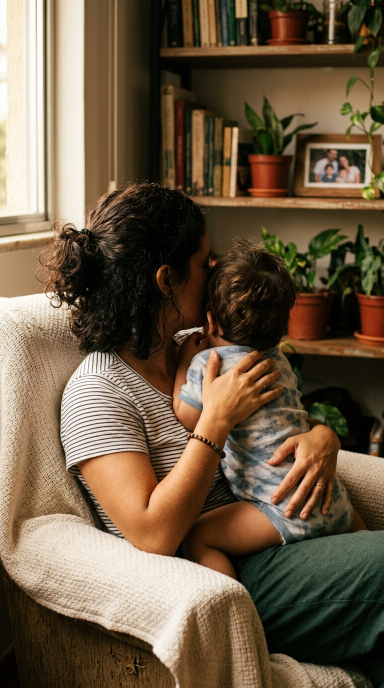
#> input picture OneDrive/Documentos/Materiais-Sonia/reels/reel-01-um-ano-sem-palavras/raw-photos/04-sinais-alerta.jpg, 768 x 1376 px, given in place of reel02_gancho_1790296609245.jpg, which was not available (shown at 1/2 size)
$ python gerar_telas_reel_02_dois_anos.py
#> lines starting #> are read from the running program, lines starting #| are printed output that depends on the picture; pictures that were not available may be replaced by others from this repository, and a replacement may not be noted
"""
Script para processamento, composição gráfica e renderização das 5 telas do Reel 02:
"Meu filho tem 2 anos e fala poucas palavras. É normal?"
Fonoaudióloga Sônia Torres · CRFa 1-17701

Gera:
1. Fotografias originais salvas em raw-photos/
2. Versões limpas (sem texto) em 1080 x 1920 px em fotografias-sem-texto/
3. Versões finais com tipografia profissional na Safe Zone do Instagram Reel em telas-finais/
4. Prancha de visão geral comparativa com as 5 telas lado a lado
"""

import os
import shutil
from PIL import Image, ImageDraw, ImageFont

BASE_DIR = r"c:\Users\Gamer\OneDrive\Documentos\Materiais-Sonia"
REEL_DIR = os.path.join(BASE_DIR, "reels", "reel-02-dois-anos-poucas-palavras")
RAW_DIR = os.path.join(REEL_DIR, "raw-photos")
CLEAN_DIR = os.path.join(REEL_DIR, "fotografias-sem-texto")
FINAL_DIR = os.path.join(REEL_DIR, "telas-finais")

os.makedirs(RAW_DIR, exist_ok=True)
os.makedirs(CLEAN_DIR, exist_ok=True)
os.makedirs(FINAL_DIR, exist_ok=True)

# Imagens de origem geradas pela IA (com consistência de branding no fechamento)
IMAGE_SOURCES = [
    r"C:\Users\Gamer\.gemini\antigravity-ide\brain\f91edc96-c2ea-45c2-bb3d-bd9246ffca0e\reel02_gancho_1790296609245.jpg",
    r"C:\Users\Gamer\.gemini\antigravity-ide\brain\f91edc96-c2ea-45c2-bb3d-bd9246ffca0e\reel02_validacao_1790296647420.jpg",
    r"C:\Users\Gamer\.gemini\antigravity-ide\brain\f91edc96-c2ea-45c2-bb3d-bd9246ffca0e\reel02_esperar_1790296689688.jpg",
    r"C:\Users\Gamer\.gemini\antigravity-ide\brain\f91edc96-c2ea-45c2-bb3d-bd9246ffca0e\reel02_avaliar_1790296745675.jpg",
    r"C:\Users\Gamer\.gemini\antigravity-ide\brain\f91edc96-c2ea-45c2-bb3d-bd9246ffca0e\reel01_fechamento_1790291017967.jpg",
]

TARGET_WIDTH = 1080
TARGET_HEIGHT = 1920

# Carregar fontes do sistema
FONT_BOLD_PATH = r"C:\Windows\Fonts\segoeuib.ttf"
FONT_SEMIBOLD_PATH = r"C:\Windows\Fonts\segoeuisl.ttf"
FONT_REGULAR_PATH = r"C:\Windows\Fonts\segoeui.ttf"

if not os.path.exists(FONT_BOLD_PATH):
    FONT_BOLD_PATH = r"C:\Windows\Fonts\arialbd.ttf"
    FONT_REGULAR_PATH = r"C:\Windows\Fonts\arial.ttf"

def get_font(path, size):
    try:
        return ImageFont.truetype(path, size)
    except:
        return ImageFont.load_default()

def resize_and_crop(img, target_w, target_h):
    """Redimensiona e corta imagem centralizada para preencher exatamente o target 9:16."""
    w, h = img.size
    aspect = w / h
    target_aspect = target_w / target_h

    if aspect > target_aspect:
        new_w = int(h * target_aspect)
        left = (w - new_w) // 2
        img_cropped = img.crop((left, 0, left + new_w, h))
    else:
        new_h = int(w / target_aspect)
        top = (h - new_h) // 2
        img_cropped = img.crop((0, top, w, top + new_h))

    return img_cropped.resize((target_w, target_h), Image.Resampling.LANCZOS)

def draw_pill_badge(draw, text, y, font, bg_color=(240, 235, 224), text_color=(25, 48, 36), border_color=(90, 130, 102)):
    """Desenha badge em formato de pílula centralizada com borda sutil."""
    bbox = draw.textbbox((0, 0), text, font=font)
    tw = bbox[2] - bbox[0]
    th = bbox[3] - bbox[1]

    pad_x = 34
    pad_y = 16

    bw = tw + pad_x * 2
    bh = th + pad_y * 2
    bx = (TARGET_WIDTH - bw) // 2

    draw.rounded_rectangle([bx, y, bx + bw, y + bh], radius=bh//2, fill=bg_color, outline=border_color, width=2)
    tx = bx + pad_x
    ty = y + pad_y - 2
    draw.text((tx, ty), text, font=font, fill=text_color)
    return y + bh

def draw_card(overlay_draw, rect, fill_rgba, outline_rgba, radius=28, border_width=2):
    """Desenha um card translúcido no overlay."""
    overlay_draw.rounded_rectangle(rect, radius=radius, fill=fill_rgba, outline=outline_rgba, width=border_width)

def render_screens():
    screens_data = [
        {
            "id": 1,
            "raw_filename": "01-gancho.jpg",
            "clean_filename": "01-gancho-sem-texto.png",
            "final_filename": "01-gancho.png",
            "src_idx": 0,
            "badge": "DESENVOLVIMENTO DA FALA · 2 ANOS",
            "card_top": 280,
            "card_height": 530,
            "title_lines": [
                "Meu filho tem 2 anos",
                "e fala poucas palavras."
            ],
            "highlight": "Isso é normal?",
            "sub_lines": [
                "Entenda o que é esperado aos 24 meses e quando",
                "a observação da família deve virar avaliação."
            ],
            "tag": "Sônia Torres · Fonoaudióloga · CRFa 1-17701"
        },
        {
            "id": 2,
            "raw_filename": "02-validacao.jpg",
            "clean_filename": "02-validacao-sem-texto.png",
            "final_filename": "02-validacao.png",
            "src_idx": 1,
            "badge": "DÚVIDA FREQUENTE NO CONSULTÓRIO",
            "card_top": 280,
            "card_height": 550,
            "title_lines": [
                "É uma das perguntas",
                "que mais recebo de pais."
            ],
            "highlight": "E comparar gera muita angústia.",
            "sub_lines": [
                "Cada criança tem seu ritmo, mas aos 2 anos",
                "existem marcos consolidados que mostram",
                "se a comunicação está se expandindo."
            ],
            "tag": "@torresdafono"
        },
        {
            "id": 3,
            "raw_filename": "03-o-que-esperar.jpg",
            "clean_filename": "03-o-que-esperar-sem-texto.png",
            "final_filename": "03-o-que-esperar.png",
            "src_idx": 2,
            "badge": "O QUE OBSERVAR AOS 24 MESES",
            "card_top": 260,
            "card_height": 640,
            "title_lines": [
                "Por volta dos 2 anos,",
                "o esperado para a maioria:"
            ],
            "highlight": None,
            "checklist": [
                "Junta 2 palavras com sentido ('dá água', 'olha o carro')",
                "Vocabulário ativo com cerca de 50 palavras ou mais",
                "Aponta para partes do corpo e itens conhecidos",
                "Compreende ordens de duas etapas ('pega e me dá')",
                "Refere-se a si mesma pelo nome e usa gestos na troca"
            ],
            "tag": "Fonte: Sociedade Brasileira de Pediatria (SBP) / CDC"
        },
        {
            "id": 4,
            "raw_filename": "04-quando-avaliar.jpg",
            "clean_filename": "04-quando-avaliar-sem-texto.png",
            "final_filename": "04-quando-avaliar.png",
            "src_idx": 3,
            "badge": "SINAIS PARA CONVERSAR COM A FONO",
            "card_top": 260,
            "card_height": 650,
            "title_lines": [
                "Sinais de alerta",
                "por volta dos 2 anos:"
            ],
            "highlight": None,
            "checklist": [
                "Fala menos de 50 palavras no dia a dia",
                "Não combina duas palavras para expressar desejos",
                "Não imita palavras, sons ou gestos dos pais",
                "Prefere puxar pela mão em vez de usar fala ou gestos",
                "Tem dificuldade para entender comandos simples da rotina"
            ],
            "footnote": "Buscar avaliação cedo não é rotular: é estimular com precisão.",
            "tag": "Fonte: Caderneta da Criança (Ministério da Saúde)"
        },
        {
            "id": 5,
            "raw_filename": "05-fechamento.jpg",
            "clean_filename": "05-fechamento-sem-texto.png",
            "final_filename": "05-fechamento.png",
            "src_idx": 4,
            "badge": "ORIENTAÇÃO E CUIDADO",
            "card_top": 280,
            "card_height": 580,
            "title_lines": [
                "A fala se constrói na troca,",
                "sem pressão ou cobrança."
            ],
            "highlight": "Acolhimento no momento certo.",
            "sub_lines": [
                "Salve esse vídeo para acompanhar as fases do seu filho",
                "ou compartilhe com uma família que precisa saber disso."
            ],
            "signature": {
                "name": "Sônia Torres",
                "title": "Fonoaudióloga · CRFa 1-17701",
                "insta": "@torresdafono",
                "ref": "SBP / Caderneta da Criança (Ministério da Saúde)"
            }
        }
    ]

    rendered_images = []

    for item in screens_data:
        src_path = IMAGE_SOURCES[item["src_idx"]]
        raw_dest = os.path.join(RAW_DIR, item["raw_filename"])
        clean_dest = os.path.join(CLEAN_DIR, item["clean_filename"])
        final_dest = os.path.join(FINAL_DIR, item["final_filename"])

        # 1. Copiar imagem pura para raw-photos
        shutil.copyfile(src_path, raw_dest)

        # 2. Carregar e redimensionar 1080x1920
        with Image.open(src_path) as orig:
#> orig is the input picture: PIL image 768x1376 RGB; mean R, G, B 109.5, 91.2, 68.9
            img_resized = resize_and_crop(orig, TARGET_WIDTH, TARGET_HEIGHT)
#> in resize_and_crop, `img_cropped = img.crop((0, top, w, top + new_h))`:
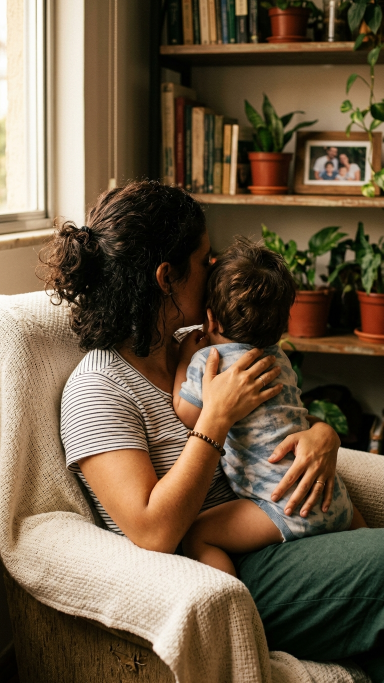
#> img_cropped: PIL image 768x1365 RGB (shown at 1/2 size); mean R, G, B 109.7, 91.3, 69

        # Salvar versão limpa sem texto
        img_resized.save(clean_dest, "PNG", quality=95)

        # 3. Composição visual da tela final
        base = img_resized.convert("RGBA")
        overlay = Image.new("RGBA", (TARGET_WIDTH, TARGET_HEIGHT), (0, 0, 0, 0))
#> overlay: PIL image 1080x1920 RGBA; every value is 0
        ol_draw = ImageDraw.Draw(overlay)

        # Leve escurecimento superior e inferior para enquadramento cinematográfico seguro
        for y in range(400):
            ratio = 1.0 - (y / 400.0)
            a = int(140 * (ratio ** 1.4))
            ol_draw.line([(0, y), (TARGET_WIDTH, y)], fill=(15, 25, 20, a))

        for y in range(TARGET_HEIGHT - 350, TARGET_HEIGHT):
            ratio = (y - (TARGET_HEIGHT - 350)) / 350.0
            a = int(170 * (ratio ** 1.3))
            ol_draw.line([(0, y), (TARGET_WIDTH, y)], fill=(15, 25, 20, a))

        # Desenhar Card Principal de Leitura com Alto Contraste
        cx1 = 80
        cx2 = TARGET_WIDTH - 80
        cy1 = item["card_top"]
        cy2 = cy1 + item["card_height"]

        # Fundo do card em Verde Petróleo Profundo (#13241B) translúcido com acabamento editorial
        card_fill = (19, 36, 27, 228)
        card_border = (84, 122, 95, 180)
        draw_card(ol_draw, [cx1, cy1, cx2, cy2], card_fill, card_border, radius=28, border_width=2)

        # Combinar base e overlay translúcido antes de escrever textos nítidos
        composite = Image.alpha_composite(base, overlay)
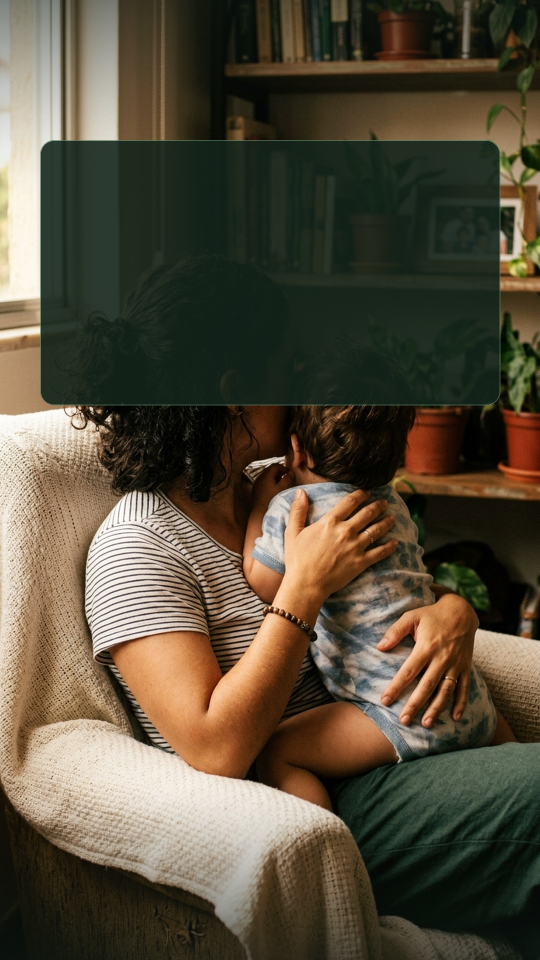
#> composite: PIL image 1080x1920 RGBA (shown at 1/2 size); mean R, G, B, A 86.8, 77.8, 60, 255
        draw = ImageDraw.Draw(composite)

        # Badge Superior
        font_badge = get_font(FONT_BOLD_PATH, 24)
        draw_pill_badge(draw, item["badge"], cy1 + 32, font_badge,
                        bg_color=(240, 235, 224), text_color=(25, 48, 36), border_color=(90, 130, 102))

        # Título Principal
        font_title = get_font(FONT_BOLD_PATH, 46)
        ty = cy1 + 104
        for line in item["title_lines"]:
            bbox = draw.textbbox((0, 0), line, font=font_title)
            lw = bbox[2] - bbox[0]
            lx = (TARGET_WIDTH - lw) // 2
            # Sombra suave de segurança
            draw.text((lx + 1, ty + 2), line, font=font_title, fill=(5, 10, 8, 200))
            draw.text((lx, ty), line, font=font_title, fill=(255, 255, 255))
            ty += 56
#> this loop made 2 passes
#> (bbox, lw, lx) on passes 1 to 2: ((0, 8, 485, 43), 485, 297), ((0, 8, 533, 53), 533, 273)
#> after the loop, ty = 496

        # Destaque em Terracota / Salmão suave
        if item.get("highlight"):
            ty += 8
#> ty = 504
            font_hl = get_font(FONT_BOLD_PATH, 34)
            hl = item["highlight"]
            bbox = draw.textbbox((0, 0), hl, font=font_hl)
#> bbox = (0, 5, 246, 32)
            lw = bbox[2] - bbox[0]
#> lw = 246
            lx = (TARGET_WIDTH - lw) // 2
#> lx = 417
            draw.text((lx + 1, ty + 2), hl, font=font_hl, fill=(10, 15, 12, 200))
            draw.text((lx, ty), hl, font=font_hl, fill=(245, 168, 130))
            ty += 46
#> ty = 550

        # Linhas de Subtítulo / Contexto
        if item.get("sub_lines"):
            ty += 12
#> ty = 562
            font_sub = get_font(FONT_REGULAR_PATH, 28)
            for sline in item["sub_lines"]:
                bbox = draw.textbbox((0, 0), sline, font=font_sub)
                lw = bbox[2] - bbox[0]
                lx = (TARGET_WIDTH - lw) // 2
                draw.text((lx, ty), sline, font=font_sub, fill=(225, 232, 226))
                ty += 38
#> this loop made 2 passes
#> (bbox, lw, lx, ty) on passes 1 to 2: ((0, 4, 712, 32), 712, 184, 600), ((0, 4, 637, 31), 637, 221, 638)
#> after the loop, ty = 638

        # Checklist com marcadores
        if item.get("checklist"):
            ty += 14
            font_chk = get_font(FONT_SEMIBOLD_PATH, 27)
            dot_color = (235, 164, 125)  # Terracota acolhedor
            for point in item["checklist"]:
                px = cx1 + 45
                # Marcador em círculo
                draw.ellipse([px, ty + 10, px + 12, ty + 22], fill=dot_color)
                # Texto do marcador
                draw.text((px + 28, ty + 2), point, font=font_chk, fill=(240, 244, 240))
                ty += 44

        # Nota de rodapé dentro do card (Slide 4)
        if item.get("footnote"):
            ty += 14
            font_fn = get_font(FONT_BOLD_PATH, 25)
            fn_text = item["footnote"]
            bbox = draw.textbbox((0, 0), fn_text, font=font_fn)
            lw = bbox[2] - bbox[0]
            lx = (TARGET_WIDTH - lw) // 2
            draw.text((lx, ty), fn_text, font=font_fn, fill=(245, 200, 150))

        # Assinatura institucional (Slide 5)
        if item.get("signature"):
            ty += 20
            sig = item["signature"]
            font_sig_name = get_font(FONT_BOLD_PATH, 32)
            font_sig_role = get_font(FONT_SEMIBOLD_PATH, 26)
            font_sig_ref = get_font(FONT_REGULAR_PATH, 22)

            # Linha divisória fina
            div_y = ty
            draw.line([(cx1 + 80, div_y), (cx2 - 80, div_y)], fill=(80, 115, 92, 160), width=1)
            ty += 24

            # Nome e CRFa
            bbox_name = draw.textbbox((0, 0), sig["name"], font=font_sig_name)
            draw.text(((TARGET_WIDTH - (bbox_name[2] - bbox_name[0])) // 2, ty), sig["name"], font=font_sig_name, fill=(255, 255, 255))
            ty += 42

            role_text = f"{sig['title']} · {sig['insta']}"
            bbox_role = draw.textbbox((0, 0), role_text, font=font_sig_role)
            draw.text(((TARGET_WIDTH - (bbox_role[2] - bbox_role[0])) // 2, ty), role_text, font=font_sig_role, fill=(225, 235, 228))
            ty += 38

            ref_text = f"Fonte: {sig['ref']}"
            bbox_ref = draw.textbbox((0, 0), ref_text, font=font_sig_ref)
            draw.text(((TARGET_WIDTH - (bbox_ref[2] - bbox_ref[0])) // 2, ty), ref_text, font=font_sig_ref, fill=(185, 200, 190))

        # Tag de identificação no rodapé do card (Slide 1 a 4)
        elif item.get("tag"):
            font_tag = get_font(FONT_REGULAR_PATH, 22)
            tag_text = item["tag"]
            bbox = draw.textbbox((0, 0), tag_text, font=font_tag)
#> bbox = (0, 3, 490, 26)
            lx = (TARGET_WIDTH - (bbox[2] - bbox[0])) // 2
#> lx = 295
            draw.text((lx, cy2 - 40), tag_text, font=font_tag, fill=(180, 205, 190))

        # Indicador de tela (Ex: 1/5, 2/5...) no rodapé protegido
        screen_idx_text = f"{item['id']} / 5"
        font_idx = get_font(FONT_BOLD_PATH, 24)
        bbox_idx = draw.textbbox((0, 0), screen_idx_text, font=font_idx)
#> bbox_idx = (0, 5, 54, 25)
        draw.text(((TARGET_WIDTH - (bbox_idx[2] - bbox_idx[0])) // 2, TARGET_HEIGHT - 180),
                  screen_idx_text, font=font_idx, fill=(240, 245, 240, 210))

        # Salvar tela final
        final_img = composite.convert("RGB")
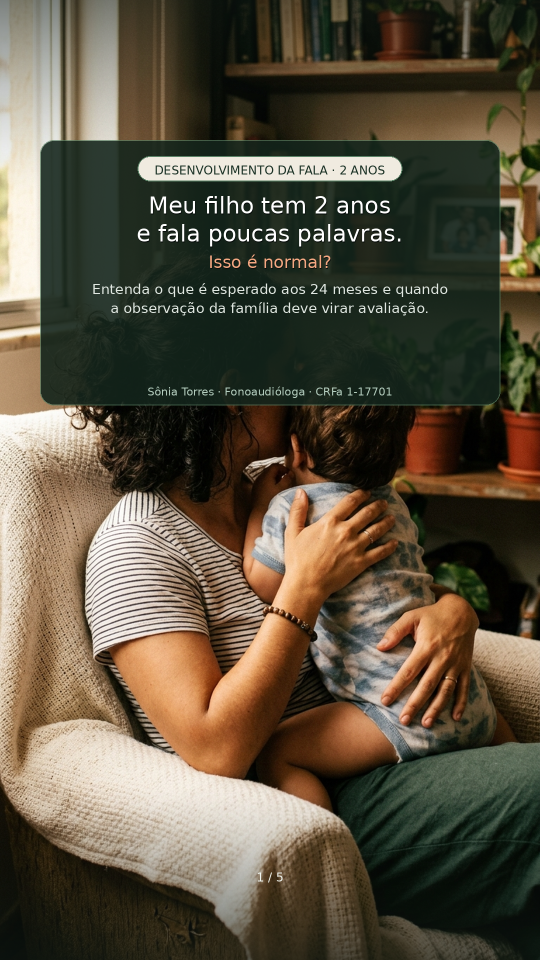
#> final_img: PIL image 1080x1920 RGB (shown at 1/2 size); mean R, G, B 91.1, 81.9, 64
        final_img.save(final_dest, "PNG", quality=95)
        rendered_images.append(final_img)
        print(f"Salvo: {final_dest}")
#> pass 2 of the loop in render_screens, `for item in screens_data:`:
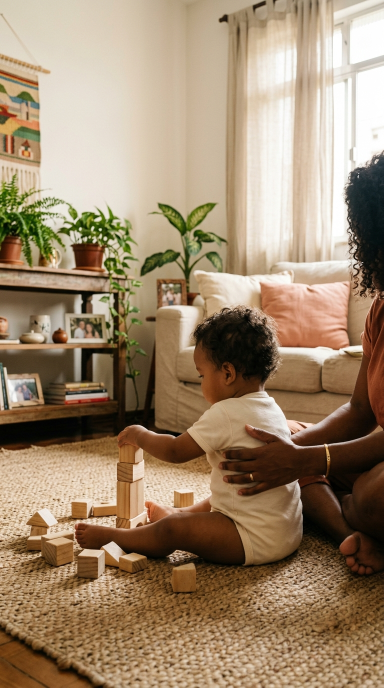
#> input picture OneDrive/Documentos/Materiais-Sonia/reels/reel-01-um-ano-sem-palavras/raw-photos/01-gancho.jpg, 768 x 1376 px, given in place of reel02_validacao_1790296647420.jpg, which was not available (shown at 1/2 size)
#> in render_screens, orig is the input picture: PIL image 768x1376 RGB; mean R, G, B 158.4, 135.8, 109.4
#> in render_screens, `composite = Image.alpha_composite(base, overlay)`:
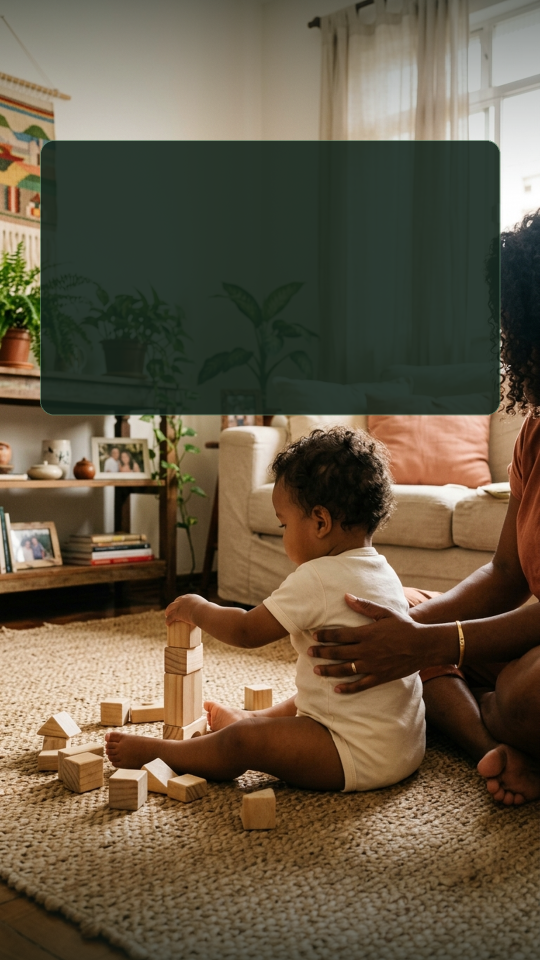
#> composite: PIL image 1080x1920 RGBA (shown at 1/2 size); mean R, G, B, A 103.2, 90.5, 69.7, 255
#> the loop in render_screens, `for line in item["title_lines"]:` made 2 passes
#> (bbox, lw, lx) on passes 1 to 2: ((0, 1, 490, 53), 490, 295), ((0, 8, 578, 53), 578, 251)
#> after the loop in render_screens, `for line in item["title_lines"]:`: ty = 496
#> in render_screens, `ty += 8`: ty = 504
#> in render_screens, `bbox = draw.textbbox((0, 0), hl, font=font_hl)`: bbox = (0, 5, 562, 39)
#> in render_screens, `lw = bbox[2] - bbox[0]`: lw = 562
#> in render_screens, `lx = (TARGET_WIDTH - lw) // 2`: lx = 259
#> in render_screens, `ty += 46`: ty = 550
#> in render_screens, `ty += 12`: ty = 562
#> the loop in render_screens, `for sline in item["sub_lines"]:` made 3 passes
#> (bbox, lw, lx, ty) on passes 1 to 3: ((0, 5, 626, 31), 626, 227, 600), ((0, 5, 610, 32), 610, 235, 638), ((0, 4, 543, 32), 543, 268, 676)
#> after the loop in render_screens, `for sline in item["sub_lines"]:`: ty = 676
#> in render_screens, `bbox = draw.textbbox((0, 0), tag_text, font=font_tag)`: bbox = (0, 4, 162, 25)
#> in render_screens, `lx = (TARGET_WIDTH - (bbox[2] - bbox[0])) // 2`: lx = 459
#> in render_screens, `final_img = composite.convert("RGB")`:
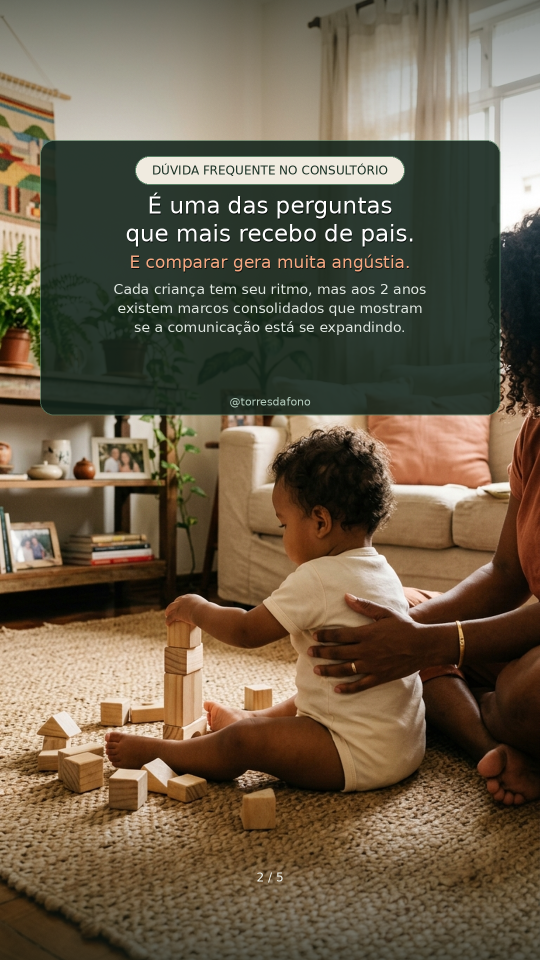
#> final_img: PIL image 1080x1920 RGB (shown at 1/2 size); mean R, G, B 108, 94.8, 74

    # Gerar Prancha Panorâmica Geral com as 5 Telas Lado a Lado
    print("Gerando prancha de visão geral comparativa do Reel 02...")
    thumb_w = 400
    thumb_h = int(thumb_w * (TARGET_HEIGHT / TARGET_WIDTH))  # 711 px
    spacing = 30
    board_padding = 60

    total_w = (thumb_w * 5) + (spacing * 4) + (board_padding * 2)
    header_h = 160
    footer_h = 100
    total_h = thumb_h + header_h + footer_h + (board_padding * 2)

    board = Image.new("RGB", (total_w, total_h), (245, 242, 235))
    b_draw = ImageDraw.Draw(board)

    # Header da prancha
    f_header_title = get_font(FONT_BOLD_PATH, 48)
    f_header_sub = get_font(FONT_REGULAR_PATH, 30)

    b_title = "Reel 02 — Meu filho tem 2 anos e fala poucas palavras. É normal?"
    b_sub = "Sônia Torres · Fonoaudióloga · CRFa 1-17701 · Visão Geral das 5 Telas (9:16 · 1080 x 1920 px)"

    b_draw.text((board_padding, board_padding), b_title, font=f_header_title, fill=(25, 48, 36))
    b_draw.text((board_padding, board_padding + 64), b_sub, font=f_header_sub, fill=(68, 99, 75))

    # Inserir thumbnails
    cur_x = board_padding
    thumb_y = board_padding + header_h

    for idx, screen_img in enumerate(rendered_images):
        t_img = screen_img.resize((thumb_w, thumb_h), Image.Resampling.LANCZOS)
        # Borda sutil de moldura
        b_draw.rectangle([cur_x - 3, thumb_y - 3, cur_x + thumb_w + 3, thumb_y + thumb_h + 3],
                         outline=(210, 200, 185), width=3)
        board.paste(t_img, (cur_x, thumb_y))

        # Legenda inferior de cada tela
        f_lbl = get_font(FONT_BOLD_PATH, 24)
        lbl_text = f"Tela 0{idx+1}"
        b_draw.text((cur_x + 10, thumb_y + thumb_h + 16), lbl_text, font=f_lbl, fill=(30, 50, 40))

        cur_x += thumb_w + spacing

    board_dest = os.path.join(FINAL_DIR, "prancha-visao-geral.png")
    board.save(board_dest, "PNG", quality=95)
    print(f"Prancha salva com sucesso em: {board_dest}")

if __name__ == "__main__":
#> (the run stopped early here; a loop or call above may not have finished)
